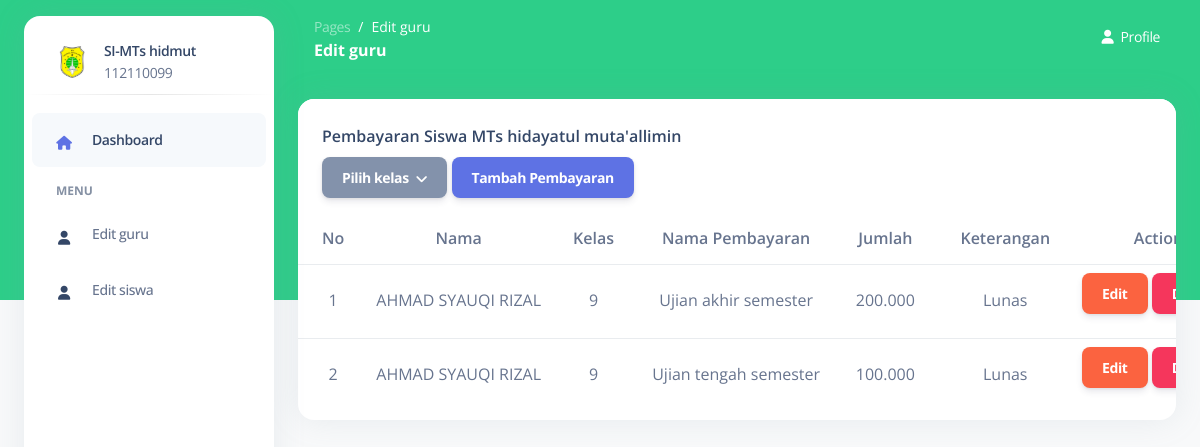
The app's page /edit-pembayaran.php?kelas=9 (signed in) with its own data.
### tables this page shows
CREATE TABLE `pembayaran` (
  `ID_PEMBAYARAN` int(11) NOT NULL,
  `ID_SISWA` int(11) DEFAULT NULL,
  `NAMA_PEMBAYARAN` varchar(50) DEFAULT NULL,
  `TOTAL_PEMBAYARAN` varchar(50) DEFAULT NULL,
  `KONFIRMASI_BAYAR` varchar(20) DEFAULT NULL
);

CREATE TABLE `siswa` (
  `ID_SISWA` int(11) NOT NULL,
  `NISN` varchar(20) DEFAULT NULL,
  `USERNAME` varchar(50) DEFAULT NULL,
  `PASSWORD` varchar(50) DEFAULT NULL,
  `NAMA` varchar(100) DEFAULT NULL,
  `KELAS` varchar(10) DEFAULT NULL,
  `GMAIL` varchar(100) DEFAULT NULL
);

### edit-pembayaran.php (the view, shortened to what this page needs)
<?php
include_once ('koneksi.php');
$kelas = isset($_GET['kelas']) ? $_GET['kelas'] : '';
?>
<!DOCTYPE html>
<html lang="en">
<head>
    <link href="public/front-end/assets/css/nucleo-icons.css" rel="stylesheet" />
    <link href="public/front-end/assets/css/nucleo-svg.css" rel="stylesheet" />
    <link href="public/front-end/assets/css/nucleo-svg.css" rel="stylesheet" />
    <link id="pagestyle" href="public/front-end/assets/css/argon-dashboard.css?v=2.0.4" rel="stylesheet" />
</head>
<body class="g-sidenav-show bg-gray-100">
    <aside
        class="sidenav bg-white navbar navbar-vertical navbar-expand-xs border-0 border-radius-xl my-3 fixed-start ms-4"
        id="sidenav-main">
        <div class="sidenav-header">
            <a class="navbar-brand m-0">
                <div class="d-flex align-items-center">
                    <img src="public/front-end/assets/img/logomts.svg" class="navbar-brand-img h-100" alt="main_logo">
                    <div class="ms-3">
                        <span class="font-weight-bold d-block">SI-MTs hidmut</span>
                        <span class="text-muted">112110099</span>
                    </div>
                </div>
            </a>
        </div>
        <hr class="horizontal dark mt-0">
        <div class="collapse navbar-collapse w-auto" id="sidenav-collapse-main">
            <ul class="navbar-nav">
                <li class="nav-item">
                    <a class="nav-link active " href="dashboard-admin.php">
                        <div
                            class="icon icon-shape icon-sm border-radius-md text-center me-2 d-flex align-items-center justify-content-center">
                            <i class="fas fa-home text-primary text-sm opacity-10"></i>
                        </div>
                        <span class="nav-link-text ms-1">Dashboard</span>
                    </a>
                </li>
                <li class="nav-item mt-3">
                    <h6 class="ps-4 ms-2 text-uppercase text-xs font-weight-bolder opacity-6">Menu</h6>
                </li>
                <li class="nav-item">
                    <a class="nav-link " href="edit-pembayaran.php">
                        <div
                            class="icon icon-shape icon-sm border-radius-md text-center me-2 d-flex align-items-center justify-content-center">
                            <i class="fas fa-user text-dark text-sm opacity-10"></i>
                        </div>
                        <span class="nav-link-text ms-1">Edit guru</span>
                    </a>
                </li>
                <li class="nav-item">
                    <a class="nav-link " href="edit-siswa.php">
                        <div
                            class="icon icon-shape icon-sm border-radius-md text-center me-2 d-flex align-items-center justify-content-center">
                            <i class="fas fa-user text-dark text-sm opacity-10"></i>
                        </div>
                        <span class="nav-link-text ms-1">Edit siswa</span>
                    </a>
                </li>
            </ul>
        </div>
    </aside>
    <main class="main-content position-relative border-radius-lg ">
        <nav class="navbar navbar-main navbar-expand-lg px-0 mx-4 shadow-none border-radius-xl " id="navbarBlur"
            data-scroll="false">
            <div class="container-fluid py-1 px-3">
                <nav aria-label="breadcrumb">
                    <ol class="breadcrumb bg-transparent mb-0 pb-0 pt-1 px-0 me-sm-6 me-5">
                        <li class="breadcrumb-item text-sm"><a class="opacity-5 text-white"
                                href="javascript:;">Pages</a></li>
                        <li class="breadcrumb-item text-sm text-white active" aria-current="page">Edit guru</li>
                    </ol>
                    <h6 class="font-weight-bolder text-white mb-0">Edit guru</h6>
                </nav>
                <li class="nav-item dropdown pe-0 d-flex ">
                    <a href="javascript:;" class="nav-link text-white p-0" id="dropdownMenuButton"
                        data-bs-toggle="dropdown" aria-expanded="false">
                        <i class="fa fa-user me-sm-1"></i>
                        <span class="d-sm-inline d-none text-white">Profile</span>
                    </a>
                </li>
            </div>
        </nav>
        <div class="container-fluid py-4">
            <div class="row">
                <div class="col-12">
                    <div class="card mb-4">
                        <div class="card-header pb-0">
                            <h6>Pembayaran Siswa MTs hidayatul muta'allimin</h6>
                            <div class="col-12 col-md-auto mt-3 mt-md-0">
                                <div class="dropdown">
                                    <button class="btn btn-secondary dropdown-toggle" type="button" id="tahunDropdown"
                                        data-toggle="dropdown" aria-haspopup="true" aria-expanded="false">
                                        Pilih kelas
                                    </button>
                                <button type="button" class="btn btn-primary" data-bs-toggle="modal"
                                    data-bs-target="#addPaymentModal">
                                    Tambah Pembayaran
                                </button>
                            </div>
                        </div>
                    </div>
                    <div class="card-body px-0 pt-0 pb-2">
                        <div class="table-responsive p-0">
                            <table class="table align-items-center mb-0">
                                <thead>
                                    <tr>
                                        <th class="text-center">
                                            No</th>
                                        <th class="text-center">
                                            Nama</th>
                                        <th class="text-center">
                                            Kelas</th>
                                        <th class="text-center">
                                            Nama Pembayaran</th>
                                        <th class="text-center">
                                            Jumlah</th>
                                        <th class="text-center">
                                            Keterangan</th>
                                        <th class="text-center">
                                            Action</th>
                                    </tr>
                                </thead>
                                <tbody>
                                <tbody>
                                    <?php
                                    $kelas_condition = isset($kelas) ? "WHERE siswa.KELAS = '$kelas'" : '';
                                    $query = "SELECT pembayaran.ID_PEMBAYARAN, siswa.NAMA, siswa.KELAS, pembayaran.NAMA_PEMBAYARAN, pembayaran.TOTAL_PEMBAYARAN, pembayaran.KONFIRMASI_BAYAR
          FROM pembayaran
          INNER JOIN siswa ON pembayaran.ID_SISWA = siswa.ID_SISWA
          $kelas_condition";
                                    $result = mysqli_query($koneksi, $query);
                                    if (mysqli_num_rows($result) > 0) {
                                        $no = 1;
                                        while ($row = mysqli_fetch_assoc($result)) {
                                            ?>
                                            <tr>
                                                <td class="text-center"><?= $no++; ?></td>
                                                <td class="text-center"><?= htmlspecialchars($row['NAMA']); ?></td>
                                                <td class="text-center"><?= htmlspecialchars($row['KELAS']); ?></td>
                                                <td class="text-center"><?= htmlspecialchars($row['NAMA_PEMBAYARAN']); ?>
                                                </td>
                                                <td class="text-center"><?= htmlspecialchars($row['TOTAL_PEMBAYARAN']); ?>
                                                </td>
                                                <td class="text-center"><?= htmlspecialchars($row['KONFIRMASI_BAYAR']); ?>
                                                </td>
                                                <td class="text-center">
                                                    <button type="button" class="btn btn-warning" data-bs-toggle="modal"
                                                        data-bs-target="#editPaymentModal-<?= $row['ID_PEMBAYARAN']; ?>">Edit</button>
                                                    <button type="button" class="btn btn-danger" data-bs-toggle="modal"
                                                        data-bs-target="#deletePaymentModal-<?= $row['ID_PEMBAYARAN']; ?>">Delete</button>
                                                </td>
                                            </tr>
                                            <?php
                                        }
                                    } else {
                                        ?>
                                        <tr>
                                            <td colspan="6" class="text-center">No payments found.</td>
                                        </tr>
                                        <?php
                                    }
                                    ?>
                                </tbody>
                                </tbody>
                            </table>
                        </div>
                    </div>
                </div>
            </div>
        </div>
        </div>
    </main>
</body>
</html>

### public/front-end/assets/css/nucleo-svg.css (style rules this page uses)
.icon { display: inline-block; color: #111111; height: 1em; width: 1em; }
.icon-sm { height: 0.8em; width: 0.8em; }
.icon { fill: currentColor; stroke: none; }

### records on screen
pembayaran: ID_SISWA.NAMA "AHMAD SYAUQI RIZAL", ID_SISWA.KELAS "9", NAMA_PEMBAYARAN "Ujian akhir semester", TOTAL_PEMBAYARAN "200.000", KONFIRMASI_BAYAR "Lunas"
pembayaran: ID_SISWA.NAMA "AHMAD SYAUQI RIZAL", ID_SISWA.KELAS "9", NAMA_PEMBAYARAN "Ujian tengah semester", TOTAL_PEMBAYARAN "100.000", KONFIRMASI_BAYAR "Lunas"
